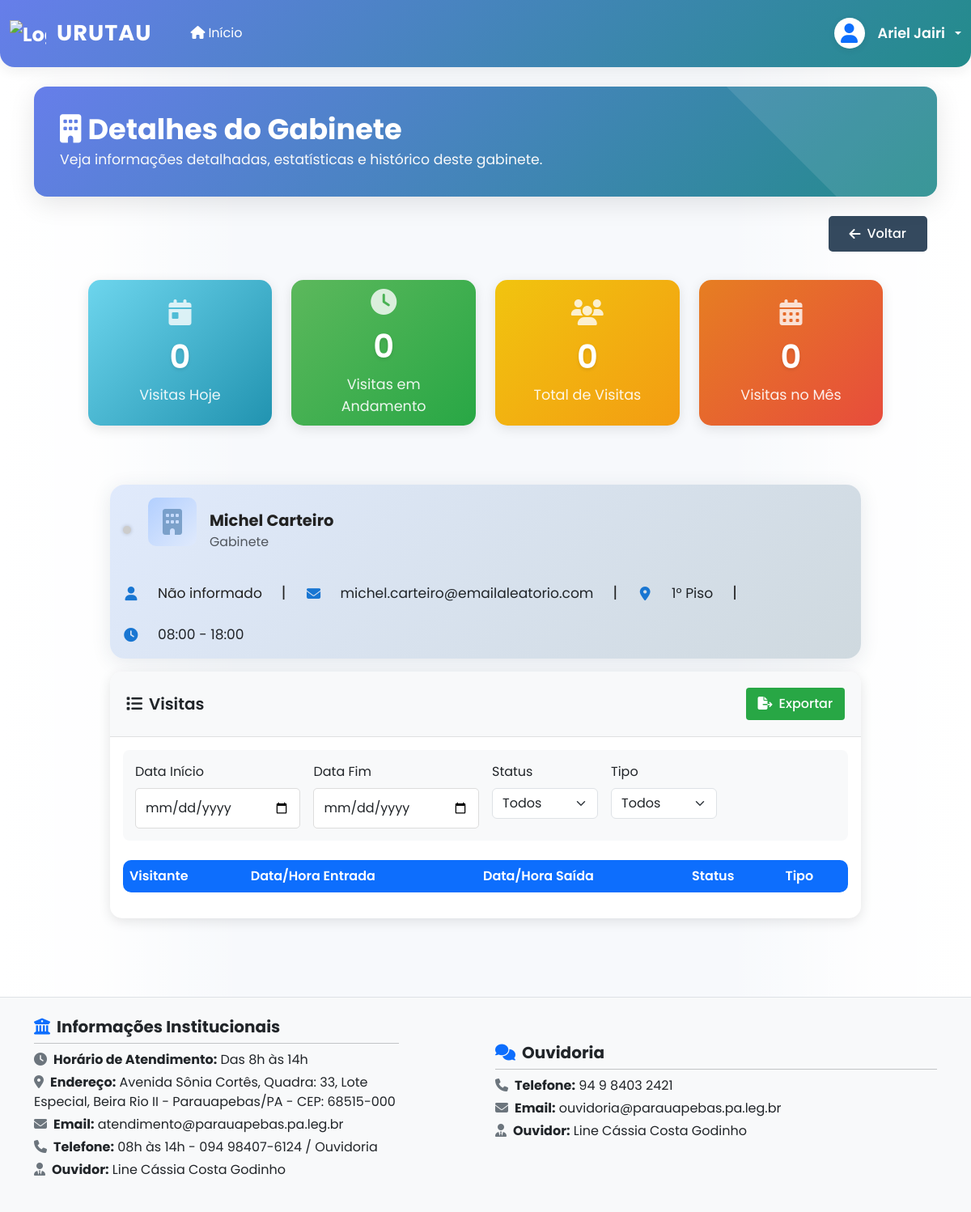
Before: /recepcao/gabinetes/6/ (signed in) with the older database file.
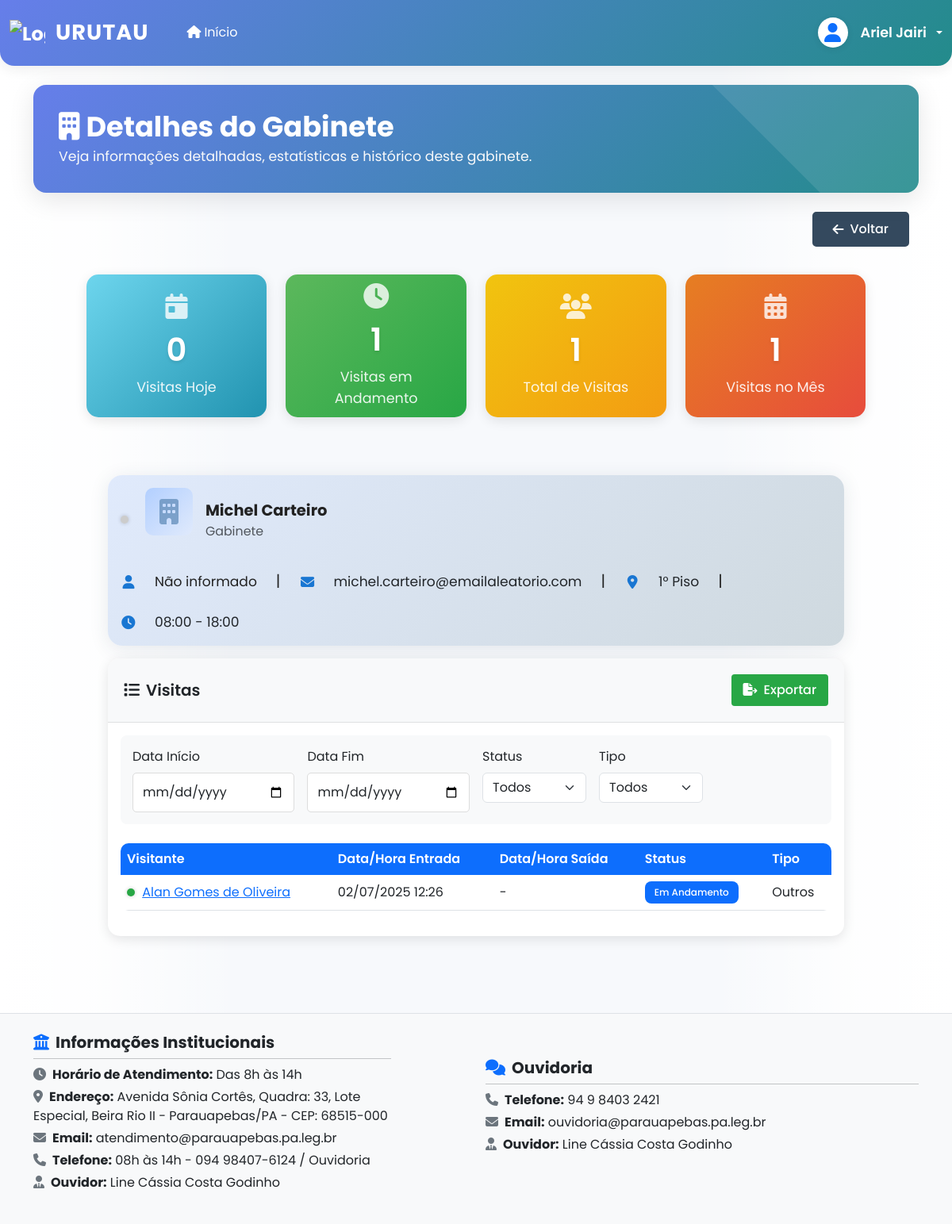
After: the same page with the newer database file.
### apps/recepcao/models.py (models this page shows, shortened)
class Visita(models.Model):
    STATUS_CHOICES = [
        ('agendada', 'Agendada'),
        ('em_andamento', 'Em Andamento'),
        ('finalizada', 'Finalizada'),
        ('cancelada', 'Cancelada')
    ]
    OBJETIVO_CHOICES = [
        ('reuniao', 'Reunião'),
        ('manutencao', 'Manutenção'),
        ('evento', 'Evento'),
        ('entrega_documentos', 'Entrega de Documentos'),
        ('outros', 'Outros')
    ]
    LOCALIZACAO_CHOICES = [
        ('terreo', 'Térreo'),
        ('plenario', 'Plenário'),
        ('primeiro_piso', '1° Piso'),
        ('segundo_piso', '2° Piso')
    ]
    visitante = models.ForeignKey(
        Visitante,
        on_delete=models.PROTECT,
        verbose_name='Visitante'
    )
    setor = models.ForeignKey(
        Setor,
        on_delete=models.PROTECT,
        verbose_name='Setor'
    )
    localizacao = models.CharField(
        'Localização',
        max_length=20,
        choices=LOCALIZACAO_CHOICES,
        default='terreo'
    )
    objetivo = models.CharField(
        'Objetivo',
        max_length=20,
        choices=OBJETIVO_CHOICES,
        default='outros'
    )
    observacoes = models.TextField(
        'Observações',
        blank=True,
        null=True
    )
    data_entrada = models.DateTimeField(
        'Data/Hora de Entrada',
        default=timezone.now
    )
    data_saida = models.DateTimeField(
        'Data/Hora de Saída',
        blank=True,
        null=True
    )
    status = models.CharField(
        'Status',
        max_length=20,
        choices=STATUS_CHOICES,
        default='em_andamento'
    )
    class Meta:
        verbose_name = 'Visita'
        verbose_name_plural = 'Visitas'
        ordering = ['-data_entrada']

class Visitante(models.Model):
    ESTADOS_CHOICES = [
        ('AC', 'Acre'), ('AL', 'Alagoas'), ('AP', 'Amapá'),
        ('AM', 'Amazonas'), ('BA', 'Bahia'), ('CE', 'Ceará'),
        ('DF', 'Distrito Federal'), ('ES', 'Espírito Santo'),
        ('GO', 'Goiás'), ('MA', 'Maranhão'), ('MT', 'Mato Grosso'),
        ('MS', 'Mato Grosso do Sul'), ('MG', 'Minas Gerais'),
        ('PA', 'Pará'), ('PB', 'Paraíba'), ('PR', 'Paraná'),
        ('PE', 'Pernambuco'), ('PI', 'Piauí'), ('RJ', 'Rio de Janeiro'),
        ('RN', 'Rio Grande do Norte'), ('RS', 'Rio Grande do Sul'),
        ('RO', 'Rondônia'), ('RR', 'Roraima'), ('SC', 'Santa Catarina'),
        ('SP', 'São Paulo'), ('SE', 'Sergipe'), ('TO', 'Tocantins')
    ]
    BAIRROS_CHOICES = [
        ('alto_boa_vista', 'Alto da Boa Vista'),
        ('alto_bonito', 'Alto Bonito'),
        ('altamira', 'Altamira'),
        ('amazonia', 'Amazônia'),
        ('alvora', 'Alvorá'),
        ('apoena', 'Apoena'),
        ('amec_ville_jacaranda', 'Amec Ville Jacarandá'),
        ('beira_rio_1', 'Beira Rio I'),
        ('beira_rio_2', 'Beira Rio II'),
        ('belvedere', 'Belvedere'),
        ('betania', 'Betânia'),
        ('brasilia', 'Brasília'),
        ('bom_jesus', 'Bom Jesus'),
        ('caetanopolis', 'Caetanópolis'),
        ('casas_populares_1', 'Casas Populares I'),
        ('casas_populares_2', 'Casas Populares II'),
        ('california', 'California'),
        ('cedere_1', 'Cedere I'),
        ('cedere_2', 'Cedere II'),
        ('centro', 'Centro'),
        ('cidade_jardim', 'Cidade Jardim'),
        ('cidade_nova', 'Cidade Nova'),
        ('chacara_belo_vale', 'Chacara Belo Vale'),
        ('chacara_da_lua', 'Chacara da Lua'),
        ('chacara_das_estrelas', 'Chacara das Estrelas'),
        ('chacara_do_sol', 'Chacara do Sol'),
        ('chacara_do_cacau', 'Chacara do Cacau'),
        ('colonia_paulo_fonteles', 'Colônia Paulo Fonteles'),
        ('conjunto_hab_morar_dias_melhores', 'Conjunto Hab Morar Dias Melhores'),
        ('da_paz', 'Da Paz'),
        ('dos_mineiros', 'Dos Mineiros'),
        ('distrito_industrial', 'Distrito Industrial'),
        ('esplanada', 'Esplanada'),
        ('esperanca', 'Esperança'),
        ('fap', 'FAP'),
        ('fazenda_santo_antonio', 'Fazenda Santo Antônio'),
        ('fazenda_sao_jose', 'Fazenda São José'),
        ('fazenda_serra_grande', 'Fazenda Serra Grande'),
        ('guanabara', 'Guanabara'),
        ('habitar_feliz', 'Habitar Feliz'),
        ('ipiranga', 'Ipiranga'),
        ('jardim_america', 'Jardim América'),
        ('jardim_canada', 'Jardim Canadá'),
        ('jardim_planalto', 'Jardim Planalto'),
        ('jardim_ipiranga', 'Jardim Ipiranga'),
        ('jardim_novo_horizonte', 'Jardim Novo Horizonte'),
        ('liberdade_1', 'Liberdade I'),
        ('liberdade_2', 'Liberdade II'),
        ('linha_verde', 'Linha Verde'),
        ('loteamento_nova_carajas', 'Loteamento Nova Carajás'),
        ('loteamento_paraiso_maranhaozinho', 'Loteamento Paraíso Maranhãozinho'),
        ('maranhao', 'Maranhão'),
        ('martini', 'Martini'),
        ('minerios', 'Minérios'),
        ('minas_gerais', 'Minas Gerais'),
        ('mirante_da_serra', 'Mirante da Serra'),
        ('montes_claros', 'Montes Claros'),
        ('morar_dias_melhores', 'Morar Dias Melhores'),
        ('morada_nova', 'Morada Nova'),
        ('nova_capital', 'Nova Capital'),
        ('nova_carajas', 'Nova Carajás'),
        ('nova_esperanca', 'Nova Esperança'),
        ('nova_parauapebas', 'Nova Parauapebas'),
        ('nova_vida', 'Nova Vida'),
        ('nova_vitoria', 'Nova Vitória'),
        ('novo_brasil', 'Novo Brasil'),
        ('novo_horizonte', 'Novo Horizonte'),
        ('novo_tempo', 'Novo Tempo'),
        ('novo_viver', 'Novo Viver'),
        ('nucleo_residencial_servicos_carajas', 'Núcleo Residencial e de Serviços Carajás'),
        ('nucleo_urbano_carajas', 'Núcleo Urbano de Carajás'),
        ('palmares_1', 'Palmares 1'),
        ('palmares_2', 'Palmares 2'),
        ('paraiso', 'Paraíso'),
        ('parque_das_nacoes', 'Parque das Nações'),
        ('parque_dos_carajas', 'Parque dos Carajás'),
        ('parque_sao_luiz', 'Parque São Luiz'),
        ('parque_verde', 'Parque Verde'),
        ('paulo_fonteles', 'Paulo Fonteles'),
        ('polo_industrial_moveleiro', 'Polo Industrial Moveleiro'),
        ('polo_moveleiro', 'Polo Moveleiro'),
        ('porto_seguro', 'Porto Seguro'),
        ('primavera', 'Primavera'),
        ('raio_do_sol', 'Raio do Sol'),
        ('residencial_bambui', 'Residencial Bambuí'),
        ('residencial_belavista', 'Residencial Belavista'),
        ('rio_verde', 'Rio Verde'),
        ('santa_cruz', 'Santa Cruz'),
        ('santa_luzia', 'Santa Luzia'),
        ('sansao', 'Sansão'),
        ('sao_jose', 'São José'),
        ('sao_lucas', 'São Lucas'),
        ('sao_lucas_1', 'São Lucas 1'),
        ('sao_lucas_2', 'São Lucas 2'),
        ('serra_azul', 'Serra Azul'),
        ('talisma', 'Talismã'),
        ('tropical', 'Tropical'),
        ('uniao', 'União'),
        ('vale_do_sol', 'Vale do Sol'),
        ('vale_dos_carajas', 'Vale dos Carajás'),
        ('vale_dos_sonhos', 'Vale dos Sonhos'),
        ('vila_onalicio_barros', 'Vila Onalício Barros'),
        ('vila_nova', 'Vila Nova'),
        ('vila_rica', 'Vila Rica'),
        ('vila_rio_branco', 'Vila Rio Branco'),
        ('vila_sansao', 'Vila Sansão'),
        ('vila_sao_jose', 'Vila São José'),
        ('zona_rural', 'Zona Rural'),
        ('outros', 'Outros'),
        ('outra_cidade', 'Outra cidade'),
    ]
    nome_completo = models.CharField(max_length=255, verbose_name="Nome Completo")
    nome_social = models.CharField('Nome Social', max_length=100, blank=True, null=True)
    data_nascimento = models.DateField('Data de Nascimento')
    CPF = models.CharField(
        'CPF',
        max_length=14,
        unique=True,
        validators=[
            RegexValidator(
                regex=r'^\d{3}\.\d{3}\.\d{3}-\d{2}$',
                message='CPF deve estar no formato XXX.XXX.XXX-XX'
            )
        ]
    )
    telefone = models.CharField(
        'Telefone',
        max_length=15,
        validators=[
            RegexValidator(
                regex=r'^\(\d{2}\) \d{5}-\d{4}$',
                message='Telefone deve estar no formato (XX) XXXXX-XXXX'
            )
        ]
    )
    email = models.EmailField('E-mail', blank=True, null=True)
    estado = models.CharField('Estado', max_length=2, choices=ESTADOS_CHOICES)
    cidade = models.CharField('Cidade', max_length=100)
    bairro = models.CharField('Bairro', max_length=50, choices=BAIRROS_CHOICES, default='outros')
    logradouro = models.CharField('Logradouro', max_length=100, blank=True, null=True)
    numero = models.CharField('Número', max_length=10, blank=True, null=True)
    complemento = models.CharField('Complemento', max_length=50, blank=True, null=True)
    CEP = models.CharField(
        'CEP',
        max_length=9,
        blank=True,
        null=True,
        validators=[
            RegexValidator(
                regex=r'^\d{5}-\d{3}$',
                message='CEP deve estar no formato 00000-000'
            )
        ]
    )
    foto = models.ImageField('Foto Original', upload_to=get_visitor_upload_path, blank=True, null=True)
    foto_thumbnail = models.ImageField('Foto Thumbnail', upload_to=get_visitor_upload_path, blank=True, null=True)
    foto_medium = models.ImageField('Foto Média', upload_to=get_visitor_upload_path, blank=True, null=True)
    foto_large = models.ImageField('Foto Grande', upload_to=get_visitor_upload_path, blank=True, null=True)
    biometric_vector = models.JSONField(verbose_name="Vetor Biométrico", null=True, blank=True, editable=False)
    data_cadastro = models.DateTimeField(auto_now_add=True, verbose_name="Data de Cadastro")
    data_atualizacao = models.DateTimeField(auto_now=True, verbose_name="Última Atualização")
    class Meta:
        verbose_name = "Visitante"
        verbose_name_plural = 'Visitantes'
        ordering = ['nome_completo']

### apps/recepcao/views.py (the view)
# urls.py: path('gabinetes/<int:gabinete_id>/', views.detalhes_gabinete, name='detalhes_gabinete'),
@login_required
def detalhes_gabinete(request, gabinete_id):
    gabinete = get_object_or_404(Setor, id=gabinete_id, tipo='gabinete')
    data_inicio = request.GET.get('data_inicio')
    data_fim = request.GET.get('data_fim')
    status = request.GET.get('status')
    objetivo = request.GET.get('objetivo')
    formato = request.GET.get('formato')
    visitas = Visita.objects.filter(setor=gabinete)
    if data_inicio and data_fim:
        visitas = visitas.filter(
            data_entrada__date__range=[data_inicio, data_fim]
        )
    if status:
        visitas = visitas.filter(status=status)
    if objetivo:
        visitas = visitas.filter(objetivo=objetivo)
    visitas = visitas.order_by('-data_entrada')
    if formato in ['pdf', 'excel']:
        if formato == 'pdf':
            return gerar_pdf_visitas(visitas, gabinete)
        else:
            return gerar_excel_visitas(visitas, gabinete)
    paginator = Paginator(visitas, 10)  # 10 itens por página
    page = request.GET.get('page')
    visitas_paginadas = paginator.get_page(page)
    visitas_hoje = visitas.filter(data_entrada__date=timezone.now().date()).count()
    visitas_em_andamento = visitas.filter(status='em_andamento').count()
    total_visitas = visitas.count()
    visitas_mes = visitas.filter(data_entrada__month=timezone.now().month).count()
    context = get_base_context(f'Detalhes do Gabinete - {gabinete.nome_vereador}')
    context.update({
        'gabinete': gabinete,
        'visitas': visitas_paginadas,
        'filtros': {
            'data_inicio': data_inicio,
            'data_fim': data_fim,
            'status': status,
            'objetivo': objetivo
        },
        'visitas_hoje': visitas_hoje,
        'visitas_em_andamento': visitas_em_andamento,
        'total_visitas': total_visitas,
        'visitas_mes': visitas_mes,
        'TIPOS_VISITA': Visita.OBJETIVO_CHOICES
    })
    return render(request, 'recepcao/detalhes_gabinete.html', context)

### apps/recepcao/models.py (called while the page is built)
    def esta_aberto(self):
        if not self.horario_abertura or not self.horario_fechamento:
            return None  # Retorna None se não tiver horário definido
        agora = timezone.localtime().time()
        return self.horario_abertura <= agora <= self.horario_fechamento

### apps/recepcao/views.py (called while the page is built)
def get_base_context(title_suffix=''):
    return {
        'title': f'Recepção - {title_suffix}' if title_suffix else 'Recepção - URUTAU',
        'app_name': 'recepcao'
    }

### templates/recepcao/detalhes_gabinete.html (shortened to what the changed rows need)
{% extends 'base.html' %}
{% load static %}
{% block content %}
<div class="dashboard-header mb-4">
    <div class="dashboard-header-content">
        <h1 class="page-title mb-1" style="font-size:2.2rem; font-weight:700; color:#fff;">
            <i class="fas fa-building me-2"></i>Detalhes do Gabinete
        </h1>
    </div>
</div>
<div class="container-fluid">
    <div class="stats-container">
        <div class="row mb-4">
            <div class="col-xl-3 col-md-6 mb-4">
                <div class="stat-card stat-card-visitas-andamento">
                    <i class="fas fa-clock stat-icon"></i>
                    <h3>{{ visitas_em_andamento }}</h3>
                    <p>Visitas em Andamento</p>
                </div>
            </div>
            <div class="col-xl-3 col-md-6 mb-4">
                <div class="stat-card stat-card-total-visitas">
                    <i class="fas fa-users stat-icon"></i>
                    <h3>{{ total_visitas }}</h3>
                    <p>Total de Visitas</p>
                </div>
            </div>
            <div class="col-xl-3 col-md-6 mb-4">
                <div class="stat-card stat-card-visitas-mes">
                    <i class="fas fa-calendar-alt stat-icon"></i>
                    <h3>{{ visitas_mes }}</h3>
                    <p>Visitas no Mês</p>
                </div>
            </div>
        </div>
    </div>
    <div class="row">
        <div class="col-12">
            <div class="card">
                <div class="card-body">
                    <div id="tabela-visitas">
                        {% include 'recepcao/includes/tabela_visitas_gabinete.html' with visitas=visitas %}
                    </div>
                </div>
            </div>
        </div>
    </div>
</div>
{% endblock %}

### templates/recepcao/includes/tabela_visitas_gabinete.html
<div class="table-responsive">
    <table class="table table-hover">
        <thead>
            <tr>
                <th>Visitante</th>
                <th>Data/Hora Entrada</th>
                <th>Data/Hora Saída</th>
                <th>Status</th>
                <th>Tipo</th>
            </tr>
        </thead>
        <tbody>
            {% for visita in visitas %}
            <tr>
                <td>
                    <span class="status-indicator {% if visita.status == 'em_andamento' %}active{% endif %}"></span>
                    <a href="#" class="text-primary"
                       data-bs-toggle="modal"
                       data-bs-target="#visitanteModal"
                       data-visitante-nome="{{ visita.visitante.nome_completo }}"
                       data-visitante-telefone="{{ visita.visitante.telefone }}"
                       data-visitante-email="{{ visita.visitante.email }}"
                       data-visitante-nascimento="{{ visita.visitante.data_nascimento|date:'d/m/Y' }}"
                       data-visitante-objetivo="{{ visita.get_objetivo_display }}"
                       data-visitante-foto="{% if visita.visitante.foto %}{{ visita.visitante.foto.url }}{% endif %}">
                        {{ visita.visitante.nome_completo }}
                    </a>
                </td>
                <td>{{ visita.data_entrada|date:"d/m/Y H:i" }}</td>
                <td>{{ visita.data_saida|date:"d/m/Y H:i"|default:"-" }}</td>
                <td>
                    {% if visita.status == 'em_andamento' %}
                        <span class="badge bg-primary">{{ visita.get_status_display }}</span>
                    {% elif visita.status == 'finalizada' %}
                        <span class="badge bg-success">{{ visita.get_status_display }}</span>
                    {% else %}
                        <span class="badge bg-danger">{{ visita.get_status_display }}</span>
                    {% endif %}
                </td>
                <td>{{ visita.get_objetivo_display }}</td>
            </tr>
            {% endfor %}
        </tbody>
    </table>
</div>

Changed rows visible on the page:
added Visita: visitante.nome_completo "Alan Gomes de Oliveira", data_entrada "02/07/2025 12:26", data_saida "-", status "Em Andamento", objetivo "Outros"
Other visible differences:
{{ visitas_em_andamento }}: "0" → "1"
{{ total_visitas }}: "0" → "1"
{{ visitas_mes }}: "0" → "1"
